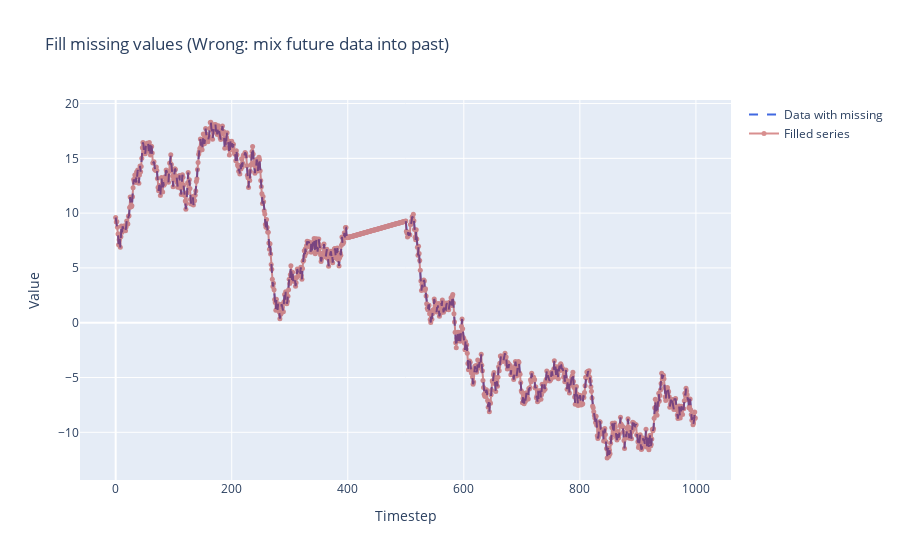

The cell this chart's notebook holds for it:
### Markdown cell above
### Fill data with interpolation

### Code cell
from scipy import interpolate

# generate time series
x_raw, y_raw = SimpleRandomWalk(n = 1000).generate()
x = x_raw.copy()
y = y_raw.copy()
y[400:500] = None

# linear fit time series
x_fit = np.r_[x[:400], x[500:]]
y_fit = np.r_[y[:400], y[500:]]

f = interpolate.interp1d(x_fit, y_fit, kind = 'linear')
x_new = x
y_new = f(x_new)

# ensure non-null for all y values
assert np.isnan(y_new).sum() == 0

# plot time series
scatter1 = go.Scatter(x = x, y = y, name = "Data with missing",
            line = {'color':"royalblue","dash":'dash'})

scatter2 = go.Scatter(x = x_new,y = y_new, name = "Filled series",
            line = {"color":"firebrick"},marker = {"size":5}, opacity = 0.5, mode = "lines+markers")

fig = go.Figure([scatter1, scatter2])

fig.update_layout({'title':"Fill missing values (Wrong: mix future data into past)"})
fig.update_xaxes(title_text = "Timestep")
fig.update_yaxes(title_text = "Value")

### Figure 1 — Plotly figure (JSON) as saved in the notebook; plotly's stock layout.template omitted (floating-point values rounded to 4 significant figures; data arrays with more than 128 entries replaced by an {"elided": "..."} marker saying what was removed)
{"data": [{"line": {"color": "royalblue", "dash": "dash"}, "name": "Data with missing", "type": "scatter", "x": {"elided": "1000 int values"}, "y": {"elided": "1000 float values"}}, {"line": {"color": "firebrick"}, "marker": {"size": 5}, "mode": "lines+markers", "name": "Filled series", "opacity": 0.5, "type": "scatter", "x": {"elided": "1000 int values"}, "y": {"elided": "1000 float values"}}], "layout": {"title": {"text": "Fill missing values (Wrong: mix future data into past)"}, "xaxis": {"title": {"text": "Timestep"}}, "yaxis": {"title": {"text": "Value"}}}}
